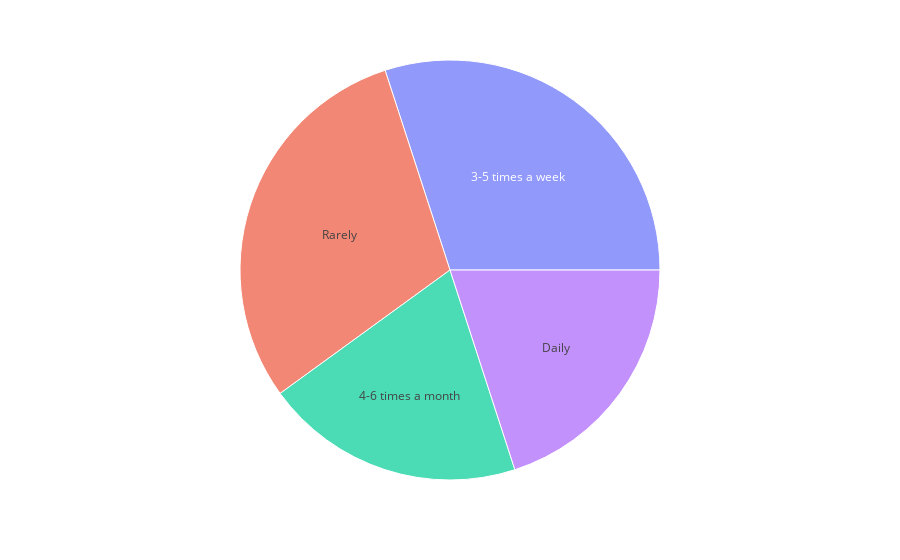

The code cell stored with this chart in its notebook:
### Code cell
import plotly.express as px 
top_rated=df[0:10]
fig =px.sunburst(
    top_rated,
    path=['Often_Use'])
fig.show()

### Figure 1 — Plotly figure (JSON) as saved in the notebook; plotly's stock layout.template omitted (floating-point values rounded to 4 significant figures)
{"data": [{"branchvalues": "total", "domain": {"x": [0, 1], "y": [0, 1]}, "hovertemplate": "labels=%{label}<br>count=%{value}<br>parent=%{parent}<br>id=%{id}<extra></extra>", "ids": ["3-5 times a week", "4-6 times a month", "Daily ", "Rarely"], "labels": ["3-5 times a week", "4-6 times a month", "Daily ", "Rarely"], "name": "", "parents": ["", "", "", ""], "type": "sunburst", "values": [3, 2, 2, 3]}], "layout": {"legend": {"tracegroupgap": 0}, "margin": {"t": 60}}}
